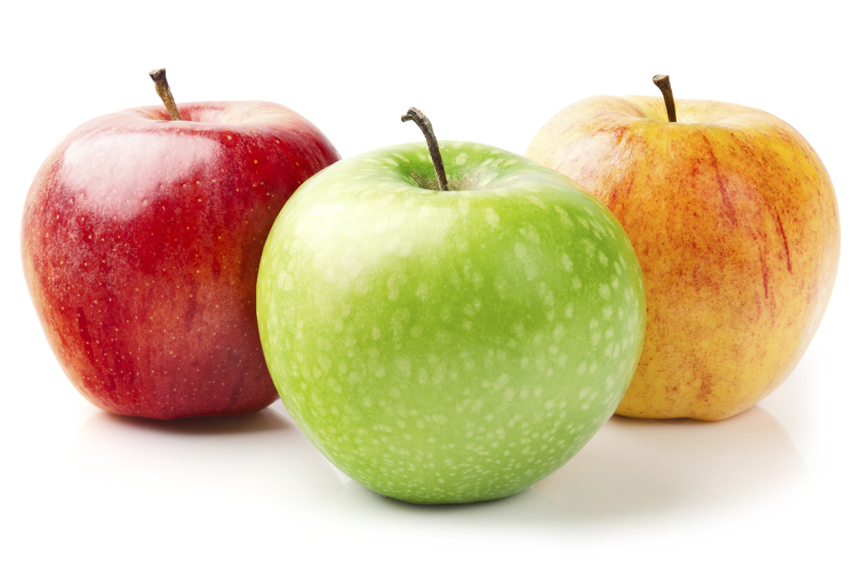
#> input picture lab4/apples.jpg, 864 x 573 px
$ python zad2.py
#> lines starting #> are read from the running program, lines starting #| are printed output that depends on the picture; after the words box and inside, x2 and y2 are one past the last pixel; in counts of white or black regions, pixels touching at a corner belong together
from skimage import io, color
from skimage import segmentation as seg
import cv2 as cv
import numpy as np
import os
import matplotlib.pyplot as plt

img = cv.imread('apples.jpg')
#> img is the input picture: shape (573, 864, 3); mean B, G, R 166.1, 200, 219.8

copied_img = img.copy()

grey = cv.cvtColor(copied_img, cv.COLOR_BGR2GRAY)
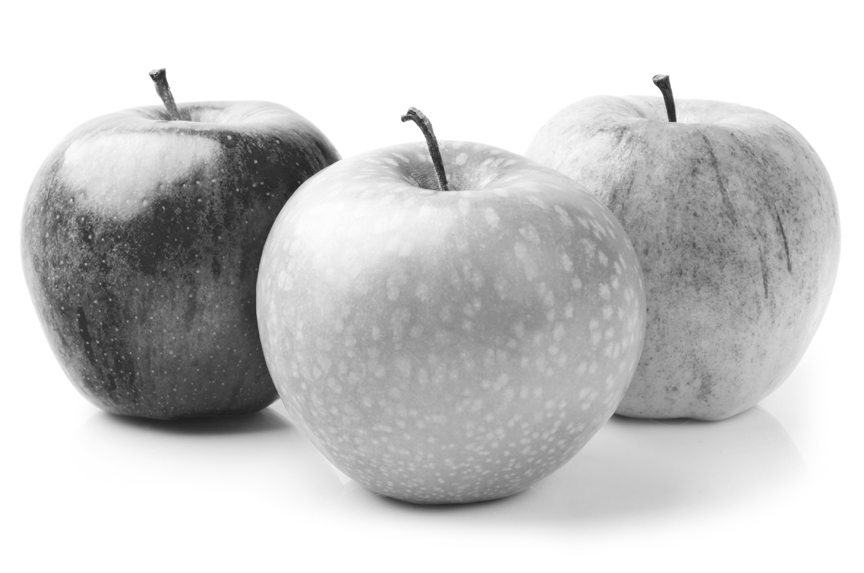
#> grey: shape (573, 864); min 30, max 255, mean 202.1

res_g = copied_img[:,:,1].copy()
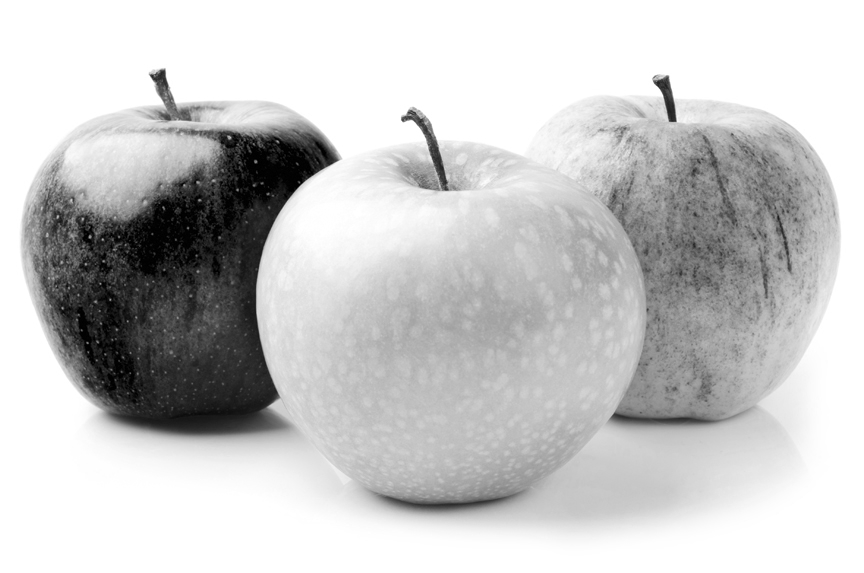
#> res_g: shape (573, 864); min 0, max 255, mean 200

apple_thresh = cv.threshold(res_g, 20, 150, cv.THRESH_BINARY_INV)[1]
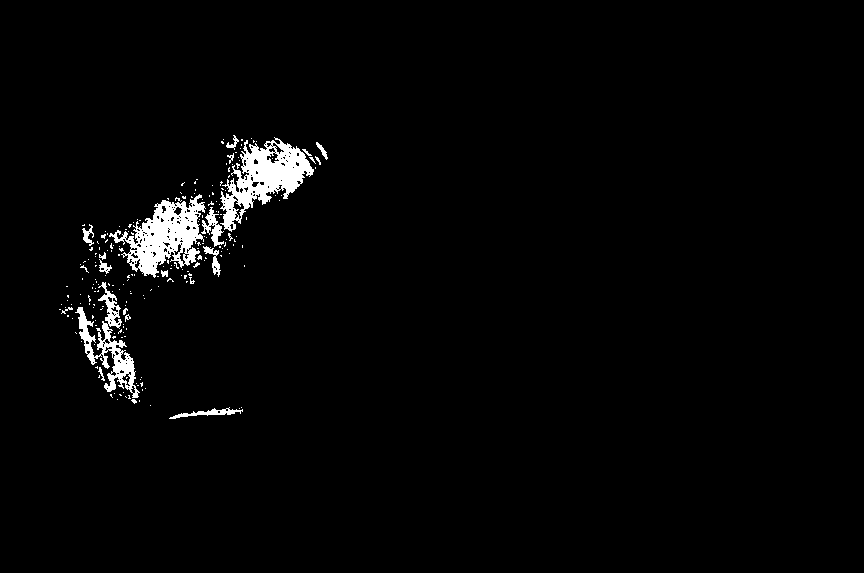
#> apple_thresh: shape (573, 864); values 0 (black) and 150 (white), 2.3% white; 219 white regions (200 under 20 px), largest, box (x1, y1, x2, y2) and area: (220, 137, 314, 232) 3665, (109, 194, 206, 278) 3551, (75, 282, 140, 398) 2010
outside_thresh = cv.threshold(res_g, 250, 150, cv.THRESH_TOZERO)[1]
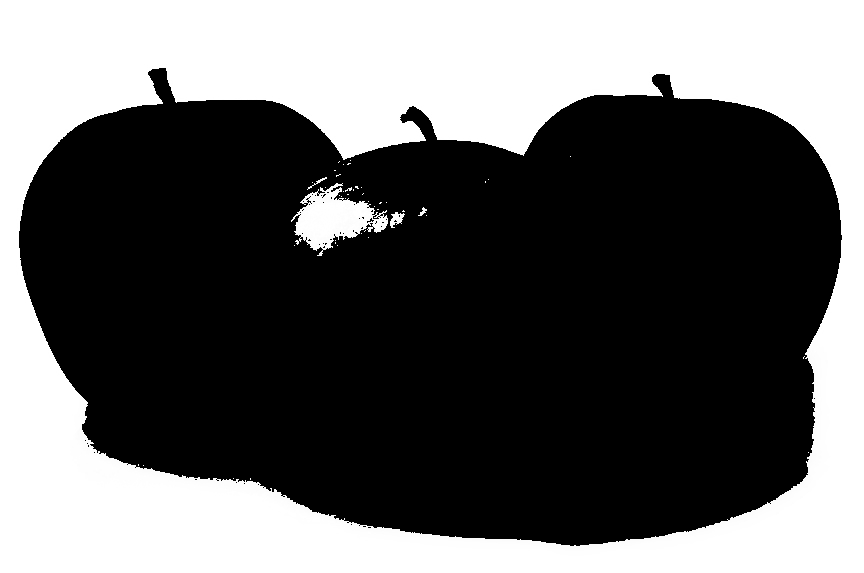
#> outside_thresh: shape (573, 864); min 0, max 255, mean 100

outside_thresh[outside_thresh >= 200] = 100
#> outside_thresh: shape (573, 864); values 0 (black) and 100 (white), 39.3% white; 46 white regions (41 under 20 px), largest, box (x1, y1, x2, y2) and area: (0, 0, 864, 573) 190660, (291, 183, 388, 256) 3365, (390, 212, 405, 228) 128, (307, 177, 327, 190) 41, (418, 207, 427, 216) 33
outside_thresh += apple_thresh
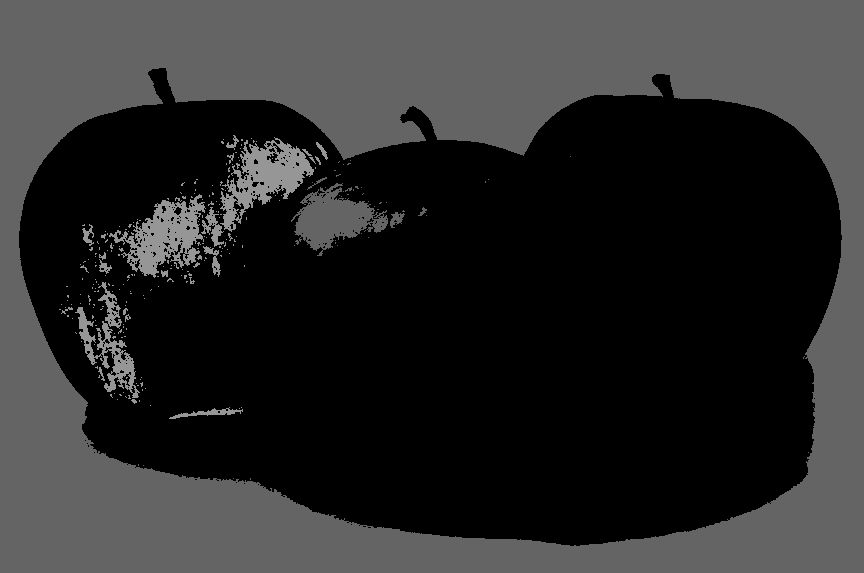
#> outside_thresh: shape (573, 864); min 0, max 150, mean 42.7

random_walker_res = seg.random_walker(grey, outside_thresh, beta = 1000, mode = 'bf')
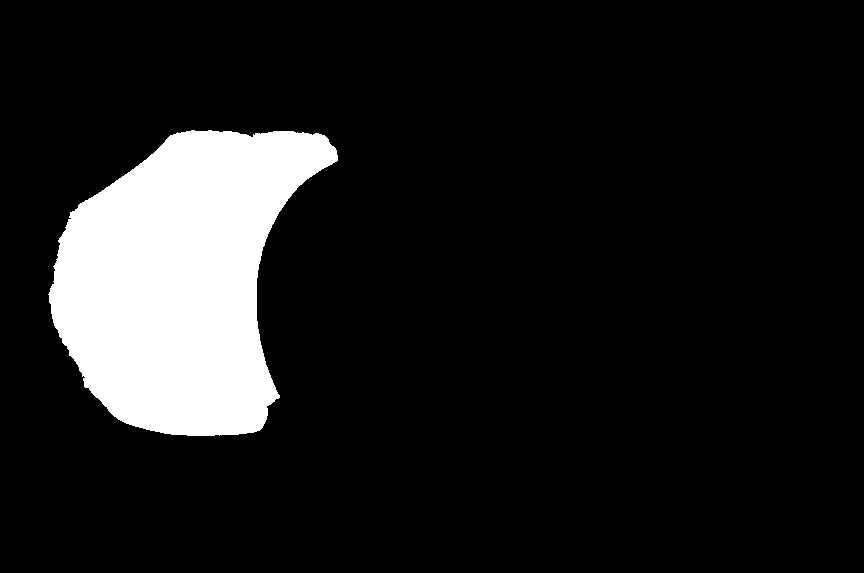
#> random_walker_res: shape (573, 864); values 1 (black) and 2 (white), 11.6% white; 1 white region, box (x1, y1, x2, y2) and area: (48, 130, 338, 436) 57649

plt.imshow(random_walker_res, cmap='gray')
plt.show()
